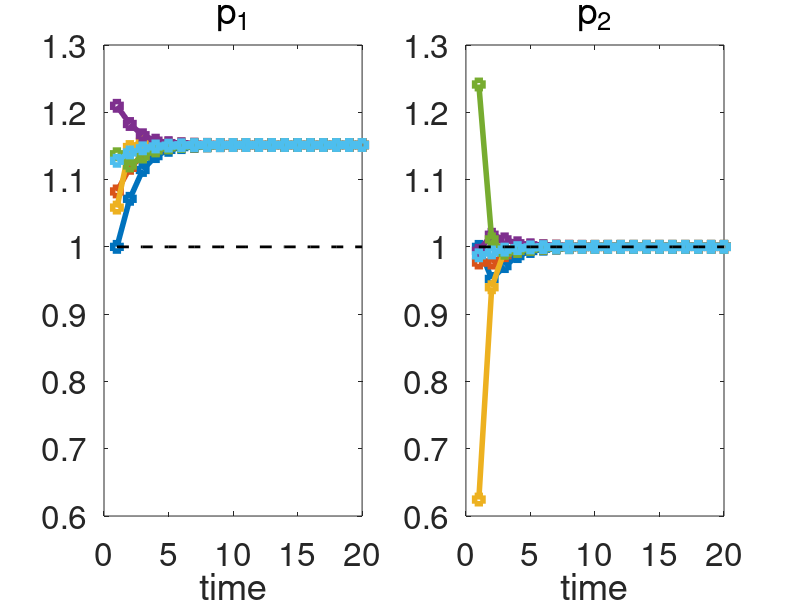

This figure's MATLAB source: (Note: this script raises an error after producing the figure.)
% TSS solution to transformation problem from Kliman & McGlone 1988
% this is a sequential model of production prices with simple reproduction
% unit prices are dynamical, input prices =/= output prices
% total profit = total SV, total value = total price
% output of one period is the input of the next: w1(t) = c1(t+1) + c2(t+1)
% inputs and outputs of one period not equal: : w1(t+1) = c1(t+1) + c2(t+1)

% N_t: total new value added by living labour
% x1: physical quantity of capit. goods, x2: physical quantity of consumer goods
% beta1: share of consumer goods going to workers of D1
% beta2: share of consumer goods going to workers of D2
% mu: share of consumer goods going to capitalists, bought from revenue (private wealth)
% alpha: share of capit goods in D1 (1-alpha in  D2)

% difference equations
N_t=300; 
alpha=1/2; beta1=1/6;beta2=1/3; mu=1/2;
x1=200; x2=300;

t_vector=1:20;
p_sols=zeros(length(t_vector),2); r_sols=zeros(length(t_vector),1);
for i=1:length(t_vector)
    if i==1
        p_sols(i,:) = [1 1]; r_sols(i) = (N_t - (beta1+beta2)*x2*p_sols(i,2))/( p_sols(i,1)*x1 + (beta1+beta2)*x2*p_sols(i,2) );
    else
        p_sols(i,:) = [alpha beta1*(x2/x1); (1-alpha)*x1/x2 beta2]*(p_sols(i-1,:)')*(1+r_sols(i-1));
        r_sols(i) = (N_t - (beta1+beta2)*x2*p_sols(i,2))/( p_sols(i,1)*x1 + (beta1+beta2)*x2*p_sols(i,2) );
    end
end

%% plot
% figure1=plot(t_vector, p_sols);
subplot(1,2,1)
figure1=plot(t_vector, p_sols,'Marker','square','LineWidth',4); set(gca,'FontSize',24);
% Create xlabel
xlabel('time'); ylabel('unit price'); legend({'p_1','p_2'})
% Create line
line([0 20],[1,1],'LineStyle','--','LineWidth',2,  'Color', 'black')
title('unit prices', 'FontWeight', 'normal')

% subplot 2
% price of const capit
constcap_vect = [p_sols(:,1)*x1*alpha p_sols(:,1)*x1*(1-alpha)];
% wages
wages_vect = [p_sols(:,2)*x2*beta1 p_sols(:,2)*x2*beta2];
% sectoral surplus value
surplusval_vect = [N_t*beta1/(beta1+beta2) - beta1*x2*p_sols(:,2) ...
                            N_t*beta2/(beta1+beta2) - x2*p_sols(:,2)*beta2];
% cost price
costprice_vector = constcap_vect  + wages_vect;
% sectoral profit
profit_vector = [costprice_vector(:,1).*r_sols costprice_vector(:,2).*r_sols];
% output (total price)
output_price = profit_vector + costprice_vector;
revenue = mu*x2*p_sols(:,2);

subplot(1,2,2);
% sum(output_price,2) sum(surplusval_vect,2) sum(profit_vector ,2)
plot(t_vector, [ sum(output_price,2)/sum(output_price(1,:)), ... % wage share: sum(wages_vect,2)./sum(output_price,2), ...
    sum(costprice_vector,2)/sum(costprice_vector(1,:))... % sum(profit_vector,2)./sum(costprice_vector,2) ...
   [sum(profit_vector(1:end-1,:),2)./sum(revenue(2:end),2); NaN ] ],...
'Marker','square','LineWidth',4); set(gca,'FontSize',24)
title('rates', 'FontWeight', 'Normal');
legend({'output(t)/output(t=0) (price)','cost price(t)/cost price(t=0)', 'profit(t)/revenue(t+1)'}) % , 'rate of surplus value'
xlabel('time');
%% revenue(t) =  output(t-1) - cost(t)

plot(t_vector(2:end), sum(output_price(1:end-1,:) - costprice_vector(2:end,:),2) ,'Marker','square','LineWidth',4); set(gca,'FontSize',24)
hold on;
plot(t_vector(2:end), revenue(2:end,:) ,'Marker','o','LineWidth',4,'LineStyle','--'); set(gca,'FontSize',24); hold off;

%% try different initial values
t_vector=1:20;
p_sols=zeros(length(t_vector),2); r_sols=zeros(length(t_vector),1);
initval_vector = [ones(1,2); [normrnd(1.14,0.2,5,1) normrnd(1,0.2,5,1) ]];
for init_val_counter = 1:size(initval_vector,1)
for i=1:length(t_vector)
    if i==1
        p_sols(i,:) = initval_vector(init_val_counter,:); % [1 1]
        r_sols(i) = (N_t - (beta1+beta2)*x2*p_sols(i,2))/( p_sols(i,1)*x1 + (beta1+beta2)*x2*p_sols(i,2) );
    else
        p_sols(i,:) = [alpha beta1*(x2/x1); (1-alpha)*x1/x2 beta2]*(p_sols(i-1,:)')*(1+r_sols(i-1));
        r_sols(i) = (N_t - (beta1+beta2)*x2*p_sols(i,2))/( p_sols(i,1)*x1 + (beta1+beta2)*x2*p_sols(i,2) );
    end
end
p_sols_initvals(:,:,init_val_counter)=p_sols; 
end

subplot(1,2,1); plot(t_vector, squeeze(p_sols_initvals(:,1,:)),'Marker','square','LineWidth',4); set(gca,'FontSize',24); title('p_1', 'FontWeight', 'Normal');
xlabel('time'); ylim_vals=[floor(min(p_sols_initvals(:))*10)/10 ceil(max(p_sols_initvals(:))*10)/10]; ylim(ylim_vals); hold on; 
plot(t_vector, repelem(1,length(t_vector)), '--','LineWidth',2,'Color',[0 0 0])
subplot(1,2,2); plot(t_vector, squeeze(p_sols_initvals(:,2,:)),'Marker','square','LineWidth',4); set(gca,'FontSize',24); title('p_2', 'FontWeight', 'Normal');
xlabel('time'); ylim(ylim_vals); hold on; plot(t_vector, repelem(1,length(t_vector)), '--','LineWidth',2,'Color',[0 0 0])

%% steady state solution

syms p1 p2 alpha beta1 beta2 x1 x2 N_t
r=(N_t - (beta1+beta2)*x2*p2)/(p1*x1 + (beta1+beta2)*x2*p2);
p_sym_sols=solve([p1;p2] == [alpha beta1*(x2/x1); (1-alpha)*x1/x2 beta2]*[p1;p2]*(1+r),[p1 p2]);

N_t=300; 
alpha=1/2;
beta1=1/6;beta2=1/3; mu=1/2;
x1=200; x2=300;

eval(p_sym_sols.p2)